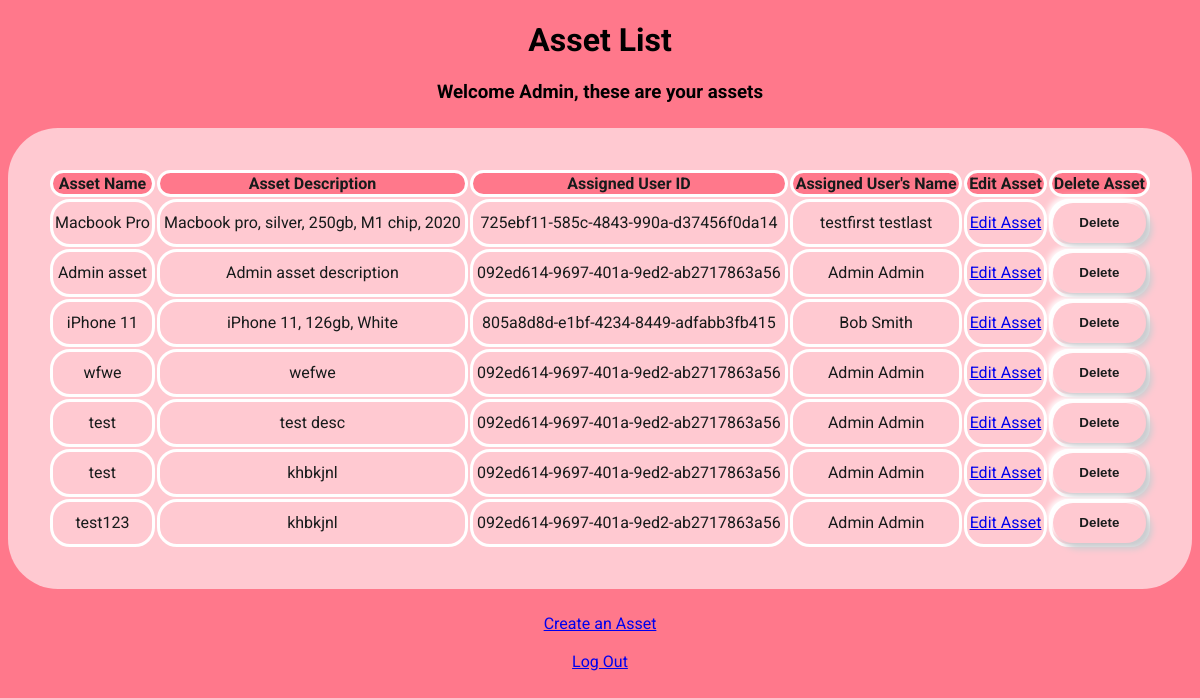
Page /assets/092ed614-9697-401a-9ed2-ab2717863a56 (signed in) on the earlier database version.
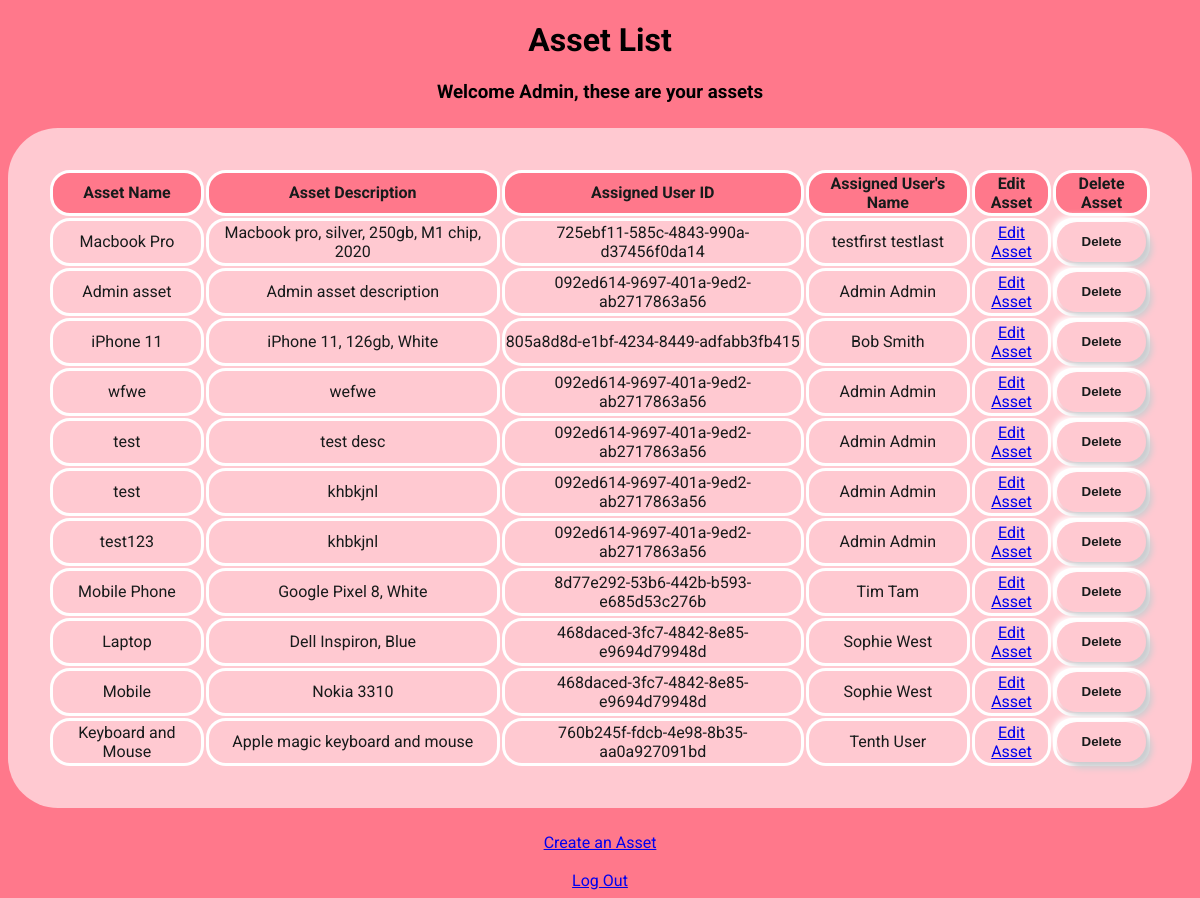
Same page on the later database version.
### app.py (models this page shows, shortened)
class User(UserMixin, db.Model):
    user_id = db.Column(db.String(50), primary_key=True)
    email = db.Column(db.String(100), unique=True, nullable=False)
    first_name = db.Column(db.String(100))
    last_name = db.Column(db.String(100))
    password = db.Column(db.String(100), nullable=False)
    is_admin = db.Column(db.Integer, default=0)
    assets = db.relationship('Asset', backref='user', lazy=True)

class Asset(UserMixin, db.Model):
    asset_id = db.Column(db.String(50), primary_key=True)
    name = db.Column(db.String(100))
    description = db.Column(db.String(1000))
    user_id = db.Column(db.String(50), db.ForeignKey(
        "user.user_id"), nullable=False)

### app.py (the view)
@app.route("/assets/<user_id>")
@login_required
def assets(user_id):
    user = User.query.get(user_id)
    if user:
        if current_user.is_admin:
            assets = Asset.query.all()
            return render_template('assets.html', user=user, assets=assets)
        else:
            assets = user.assets
            return render_template('assets.html', user=user, assets=assets)
    else:
        return "User not found"

### app.py (called while the page is built)
@login_manager.user_loader
def load_user(user_id):
    return User.query.get((user_id))

### templates/assets.html (shortened to what this page needs)
<!DOCTYPE html>
<html>
<head>
    <link rel="stylesheet" href="/static/assets.css">
</head>
<body>
    <h1>Asset List</h1>
    <h3>Welcome {{ current_user.first_name }}, these are your assets</h3>
    <table class="assets-table">
        <tr>
            <th>Asset Name</th>
            <th>Asset Description</th>
            <th>Assigned User ID</th>
            {% if current_user.is_admin %}
            <th>Assigned User's Name</th>
            {% endif %}
            <th>Edit Asset</th>
            {% if current_user.is_admin %}
            <th>Delete Asset</th>
            {% endif %}
        </tr>
        {% for asset in assets %}
        <tr>
            <td>{{ asset.name }}</td>
            <td>{{ asset.description }}</td>
            <td>{{ asset.user_id }}</td>
            {% if current_user.is_admin %}
            <td>{{ asset.user.first_name }} {{ asset.user.last_name }}</td>
            {% endif %}
            <td>
                <a href="{{ url_for('edit_asset', user_id=current_user.user_id, asset_id=asset.asset_id) }}">Edit Asset</a>
            </td>
            {% if current_user.is_admin %}
            <td>
                <form method="POST" action="{{ url_for('delete_asset', user_id=user.user_id, asset_id=asset.asset_id) }}" class="deleteForm">
                    <button>Delete</button>
                </form>
            </td>
            {% endif %}
        </tr>
        {% endfor %}
    </table>
    <a href="{{ url_for('create_asset') }}">Create an Asset</a>
    <br>
    <br>
    <a href="{{ url_for('logout') }}" id="logoutButton">Log Out</a>
</body>
</html>

### static/assets.css (style rules this page uses)
body { background: #FF788B; text-align: center; justify-content: center; align-items:flex-start; font-family: roboto; }
table { background-color: #FFC9D1; width: 100%; margin: 25px auto; border-radius: 50px; padding: 40px; box-sizing: border-box; background: #FFC9D1; color: #171B1B; }
th { border: solid white; border-radius: 20px; background-color: #FF788B; }
td { border: solid white; border-radius: 20px; }
button { color: #171B1B; background: #FFC9D1; height: 40px; border-radius: 20px; cursor: pointer; font-weight: 900; box-shadow: 6px 6px 6px #cbced1, -6px -6px 6px white; transition: 0.5s; display: block; width: 100%; padding: 0; border: none; outline: none; box-sizing: border-box; }

Differences in the rows shown:
added Asset: name "Mobile Phone", description "Google Pixel 8, White", user_id "8d77e292-53b6-442b-b593-e685d53c276b", user.first_name "Tim", user.last_name "Tam"
added Asset: name "Laptop", description "Dell Inspiron, Blue", user_id "468daced-3fc7-4842-8e85-e9694d79948d", user.first_name "Sophie", user.last_name "West"
added Asset: name "Mobile", description "Nokia 3310", user_id "468daced-3fc7-4842-8e85-e9694d79948d", user.first_name "Sophie", user.last_name "West"
added Asset: name "Keyboard and Mouse", description "Apple magic keyboard and mouse", user_id "760b245f-fdcb-4e98-8b35-aa0a927091bd", user.first_name "Tenth", user.last_name "User"
